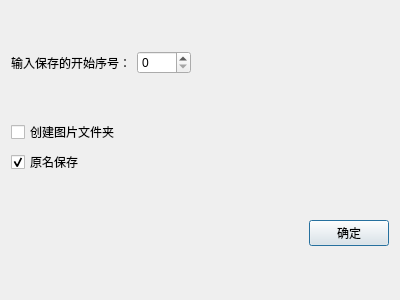
<?xml version="1.0" encoding="UTF-8"?>
<ui version="4.0">
 <class>save_setting</class>
 <widget class="QDialog" name="save_setting">
  <property name="geometry">
   <rect>
    <x>0</x>
    <y>0</y>
    <width>400</width>
    <height>300</height>
   </rect>
  </property>
  <property name="minimumSize">
   <size>
    <width>400</width>
    <height>300</height>
   </size>
  </property>
  <property name="maximumSize">
   <size>
    <width>400</width>
    <height>300</height>
   </size>
  </property>
  <property name="windowTitle">
   <string>设置[保存]</string>
  </property>
  <layout class="QVBoxLayout" name="verticalLayout_2">
   <item>
    <layout class="QHBoxLayout" name="horizontalLayout" stretch="0,0,0">
     <item>
      <widget class="QLabel" name="label">
       <property name="text">
        <string>输入保存的开始序号：</string>
       </property>
      </widget>
     </item>
     <item>
      <widget class="QSpinBox" name="spinBox">
       <property name="maximum">
        <number>1000</number>
       </property>
      </widget>
     </item>
     <item>
      <spacer name="horizontalSpacer_2">
       <property name="orientation">
        <enum>Qt::Horizontal</enum>
       </property>
       <property name="sizeHint" stdset="0">
        <size>
         <width>40</width>
         <height>20</height>
        </size>
       </property>
      </spacer>
     </item>
    </layout>
   </item>
   <item>
    <layout class="QVBoxLayout" name="verticalLayout">
     <item>
      <widget class="QCheckBox" name="checkBox">
       <property name="text">
        <string>创建图片文件夹</string>
       </property>
       <property name="checked">
        <bool>false</bool>
       </property>
      </widget>
     </item>
     <item>
      <widget class="QCheckBox" name="checkBox_2">
       <property name="text">
        <string>原名保存</string>
       </property>
       <property name="checked">
        <bool>true</bool>
       </property>
      </widget>
     </item>
    </layout>
   </item>
   <item>
    <layout class="QHBoxLayout" name="horizontalLayout_2">
     <item>
      <spacer name="horizontalSpacer">
       <property name="orientation">
        <enum>Qt::Horizontal</enum>
       </property>
       <property name="sizeHint" stdset="0">
        <size>
         <width>40</width>
         <height>20</height>
        </size>
       </property>
      </spacer>
     </item>
     <item>
      <widget class="QPushButton" name="pushButton">
       <property name="text">
        <string>确定</string>
       </property>
      </widget>
     </item>
    </layout>
   </item>
  </layout>
 </widget>
 <resources/>
 <connections/>
</ui>
